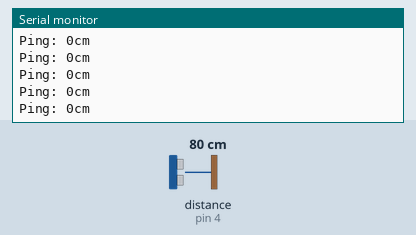
Bench run of a sketch on a simulated Arduino Uno, built with avr-gcc and run on an emulated ATmega328P. Parts: the last lines printed to the serial monitor. The inputs (shaded band) are chosen by the test bench; at power-on: distance to the obstacle (sensor on pin 4) 80 cm. The echo pulse lasts 58.3 µs per cm.

Above: at 1.2 s.
1.3 s: distance to the obstacle (sensor on pin 4) set to 2 cm
At 1.33 s:
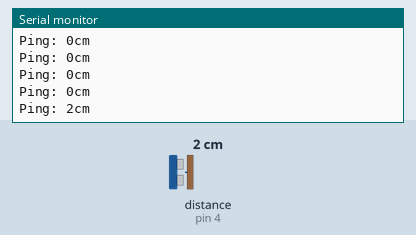
2.8 s: distance to the obstacle (sensor on pin 4) set to 4 cm
At 2.8 s:
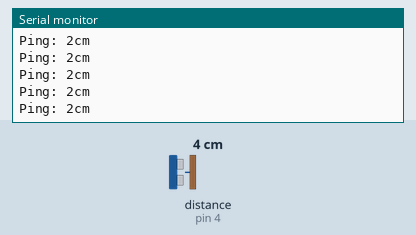
4.3 s: distance to the obstacle (sensor on pin 4) set to 9 cm
At 4.33 s:
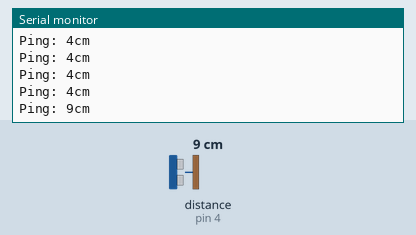
Timing chart, 0 to 7.3 s (numbered marks = the images above; inputs shaded):
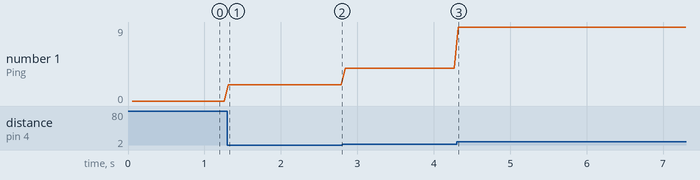

The sketch:

Sonar_Test.ino
```cpp
#include <NewPing.h>

#define TRIGGER_PIN  5
#define ECHO_PIN     4
#define MAX_DISTANCE 30

NewPing sonar(TRIGGER_PIN, ECHO_PIN, MAX_DISTANCE);

void setup() {
  Serial.begin(115200);
}

void loop() {
  delay(50);
  int uS = sonar.ping();
  Serial.print("Ping: ");
  Serial.print(uS / US_ROUNDTRIP_CM);
  Serial.println("cm");
}
```

Measured:
- after the input at 1.3 s, the serial monitor: prints a new line at once (image 1)
- after the input at 4.3 s, the serial monitor: prints a new line at once (image 3)
- plotted number 1: 0 → 2 after the input at 1.3 s, 2 → 4 after the input at 2.8 s, 4 → 9 after the input at 4.3 s
